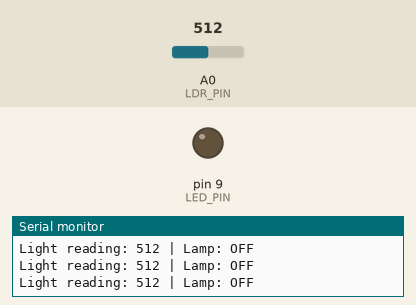
Simulated run of this sketch. Board: Arduino Uno, built with avr-gcc and run on an emulated ATmega328P. Parts: output pins drawn as LEDs (lit = HIGH), the last lines printed to the serial monitor. The inputs (shaded band) are chosen by the test bench; at power-on: A0 (LDR_PIN) = 512.

Above: at 1.2 s.
1.3 s: A0 (LDR_PIN) set to 413
2.8 s: A0 (LDR_PIN) set to 387
At 3.9 s:
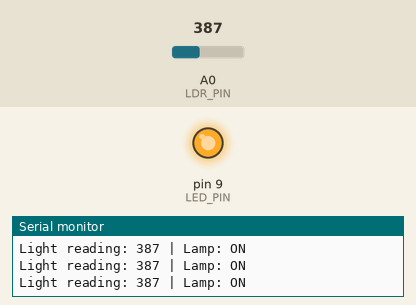
4.3 s: A0 (LDR_PIN) set to 419
5.8 s: A0 (LDR_PIN) set to 438
At 6.7 s:
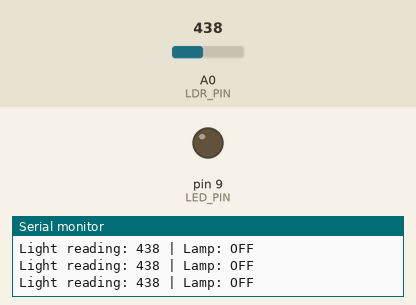
7.3 s: A0 (LDR_PIN) set to 390
At 8.1 s:
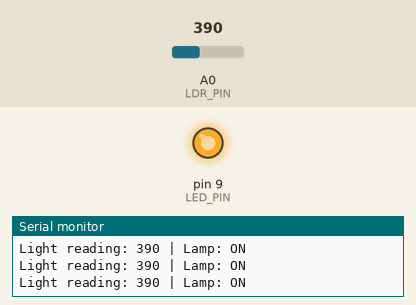
Timing chart, 0 to 9.8 s (numbered marks = the images above; inputs shaded):
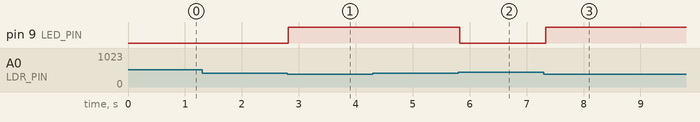

Measured:
- the behaviour switches between 400 and 399 on A0 (LDR_PIN) (found by bisection; images 0 and 1)
- the behaviour switches between 430 and 431 on A0 (LDR_PIN) (found by bisection; images 1 and 2)
- after the input at 2.8 s, pin 9 (LED_PIN): LOW → HIGH at once
- after the input at 5.8 s, pin 9 (LED_PIN): HIGH → LOW at once
- after the input at 7.3 s, pin 9 (LED_PIN): LOW → HIGH at once

The sketch:

01_Automatic_Night_Lamp.ino
```cpp
/*
  Automatic Night Lamp - Arduino Uno R3

  Connections:
  LDR divider output -> A0
  LED through 220 ohm resistor -> D9
  LDR divider: 5V -- LDR -- A0 -- 10k resistor -- GND

  Adjust LIGHT_ON_THRESHOLD after checking the Serial Monitor.
*/

const byte LDR_PIN = A0;
const byte LED_PIN = 9;

const int LIGHT_ON_THRESHOLD = 400;
const int HYSTERESIS = 30;

bool lampOn = false;

void setup() {
  pinMode(LED_PIN, OUTPUT);
  Serial.begin(9600);
}

void loop() {
  const int lightValue = analogRead(LDR_PIN);

  if (!lampOn && lightValue < LIGHT_ON_THRESHOLD) {
    lampOn = true;
  } else if (lampOn && lightValue > LIGHT_ON_THRESHOLD + HYSTERESIS) {
    lampOn = false;
  }

  digitalWrite(LED_PIN, lampOn ? HIGH : LOW);

  Serial.print(F("Light reading: "));
  Serial.print(lightValue);
  Serial.print(F(" | Lamp: "));
  Serial.println(lampOn ? F("ON") : F("OFF"));

  delay(100);
}
```
